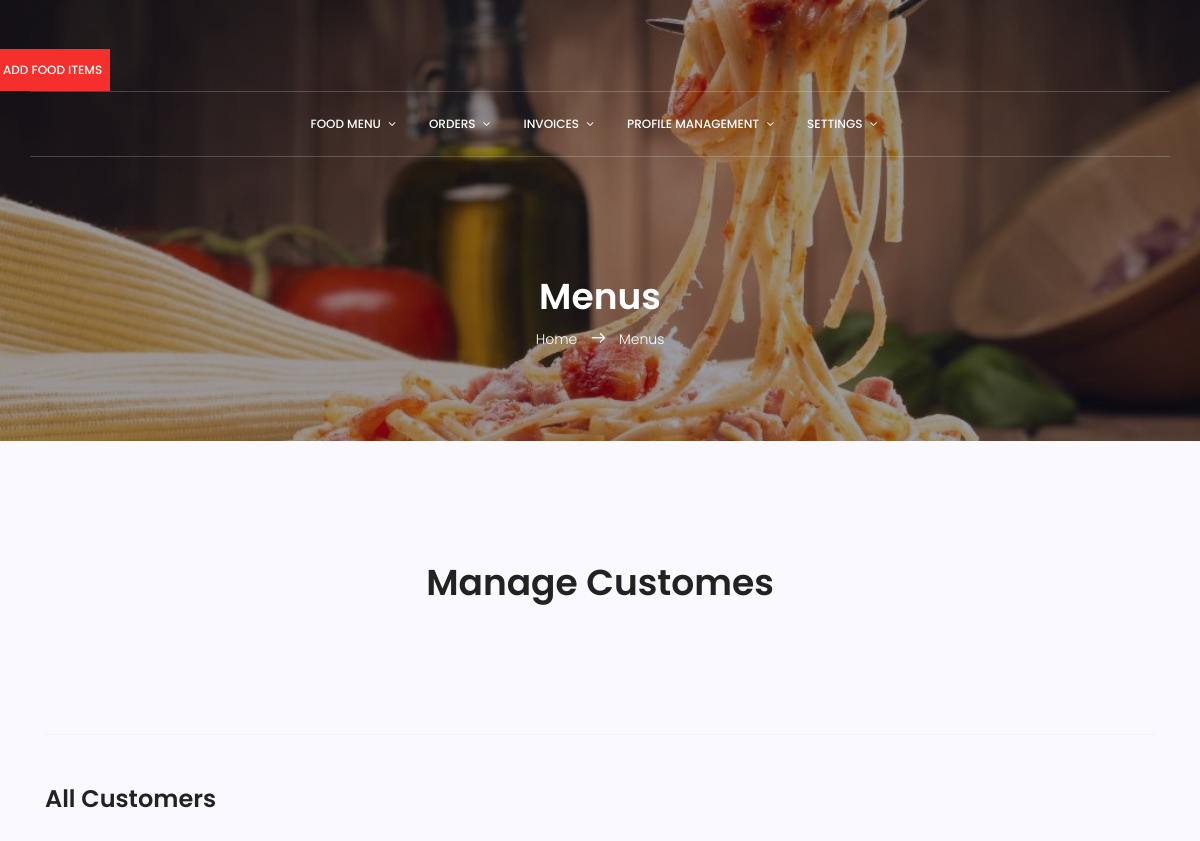
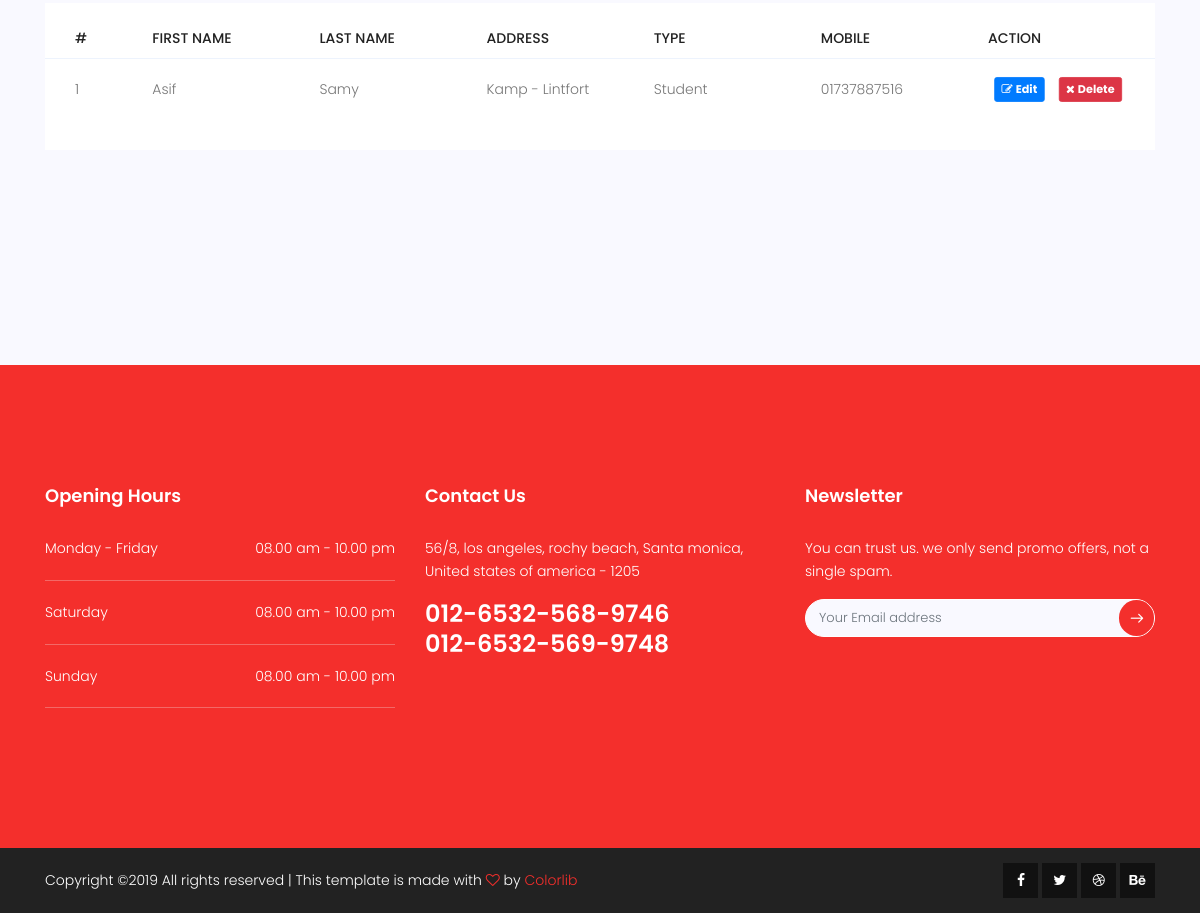
The app's page /customer/admin-customers/ (signed in) with its own data (2 pictures, top to bottom).
### customers/models.py (models this page shows)
class Customer(models.Model):
    first_name    = models.CharField(max_length=100)
    last_name     = models.CharField(max_length=100)
    email_address = models.EmailField(max_length=150, unique=True)
    password      = models.CharField(max_length=32)
    address       = models.TextField(null=True, blank=True)
    type          = models.CharField(max_length=120, choices=TYPE_CHOICES, default="Guest")
    mobile        = models.CharField(max_length=50, null=True, blank=True)
    def get_address(self):
        if len(self.address) > 15:
            return self.address[:15] + " ...."
        return self.address

### customers/views.py (the view)
# urls.py: path('admin-customers/', views.AllCustomersView.as_view(), name="admin-customers"),
class AllCustomersView(LoginRequiredMixin, ListView):
    template_name = "admin_temp/user/customers.html"
    model = Customer
    paginate_by = 5
    def get_queryset(self):
        query_set = super().get_queryset()
        return query_set

### templates/admin_temp/user/customers.html (shortened to what this page needs)
{% extends '../base.html' %}
{% block content %}
<section class="menu-area section-gap" id="menu">
        <div class="container">
            <div class="row d-flex justify-content-center">
                <div class="menu-content pb-70 col-lg-8">
                    <div class="title text-center">
                        <h1 class="mb-10">Manage Customes</h1>
                    </div>
                </div>
            </div>
            <div class="filters-content">
                <div class="row grid">
                    <div class="col-md-12 all">
                        <div class="section-top-border">
                            <h3 class="mb-30">All Customers</h3>
                            <div class="progress-table-wrap">
                                <div class="progress-table">
                                    <div class="table-head">
                                        <div class="serial">#</div>
                                        <div class="visit">First Name</div>
                                        <div class="visit">Last Name</div>
                                        <div class="visit">Address</div>
                                        <div class="visit">Type</div>
                                        <div class="visit">Mobile</div>
                                        <div class="visit">Action</div>
                                    </div>
                                    {% for customer in object_list %}
                                    <div class="table-row">
                                        <div class="serial">{{ customer.id }}</div>
                                        <div class="visit">{{ customer.first_name }}</div>
                                        <div class="visit">{{ customer.last_name }}</div>
                                        <div class="visit">{{ customer.get_address }}</div>
                                        <div class="visit">{{ customer.type }}</div>
                                        <div class="visit">{{ customer.mobile }}</div>
                                        <div class="visit">
                                            <a href="{% url 'customers:customer-update' customer.id %}" class="btn btn-primary btn-sm">
                                                <span class="fa fa-edit" aria-hidden="true"></span>
                                                <span><strong>Edit</strong></span>
                                            </a>
                                            <a href="#" onClick="return confirm('Delete This Customer?')" class="btn btn-danger btn-sm">
                                                <span class="fa fa-remove" aria-hidden="true"></span>
                                                <span><strong>Delete</strong></span>
                                            </a>
                                        </div>
                                    </div>
                                    {% endfor %}
                                </div>
                            </div>
                        </div>
                    </div>
                </div>
            </div>
            <br /><br />
        </div>
    </section>
{% endblock %}

### static/css/main.css (style rules this page uses)
body { color:#777;font-family:"Poppins",sans-serif;font-size:14px;font-weight:300;line-height:1.625em;position:relative }
a { -webkit-transition:all 0.3s ease 0s;-moz-transition:all 0.3s ease 0s;-o-transition:all 0.3s ease 0s;transition:all 0.3s ease 0s }
a,a:focus,a:hover { text-decoration:none;outline:0 }
h1,h2,h3,h4,h5,h6 { font-family:"Poppins",sans-serif;color:#222;line-height:1.2em !important;margin-bottom:0;margin-top:0;font-weight:600 }
h1,.h1 { font-size:36px }
h3,.h3 { font-size:24px }
.mb-10 { margin-bottom:10px }
.mb-30 { margin-bottom:30px }
.pb-70 { padding-bottom:70px }
.text-center { text-align:center }
.section-top-border { padding:50px 0;border-top:1px dotted #eee }
h1 { font-size:36px }
h3 { font-size:24px }
h1,h2,h3,h4,h5,h6 { line-height:1.5em }
.progress-table { background:#fff;padding:15px 0px 30px 0px;min-width:800px }
.progress-table .serial { width:11.83%;padding-left:30px }
.progress-table .visit { width:19.74% }
.progress-table .table-head { display:flex }
.progress-table .table-head .serial,.progress-table .table-head .country,.progress-table .table-head .visit,.progress-table .table-head .percentage { color:#222;line-height:40px;text-transform:uppercase;font-weight:500 }
.progress-table .table-row { padding:15px 0;border-top:1px solid #edf3fd;display:flex }
.progress-table .table-row .serial,.progress-table .table-row .country,.progress-table .table-row .visit,.progress-table .table-row .percentage { display:flex;align-items:center }
.section-gap { padding:120px 0 }
.menu-area { background:#f9f9ff }
.menu-area .filters-content { margin-top:50px }

### records on screen
Customer: id "1", first_name "Asif", last_name "Samy", get_address "Kamp - Lintfort", type "Student", mobile "01737887516"
